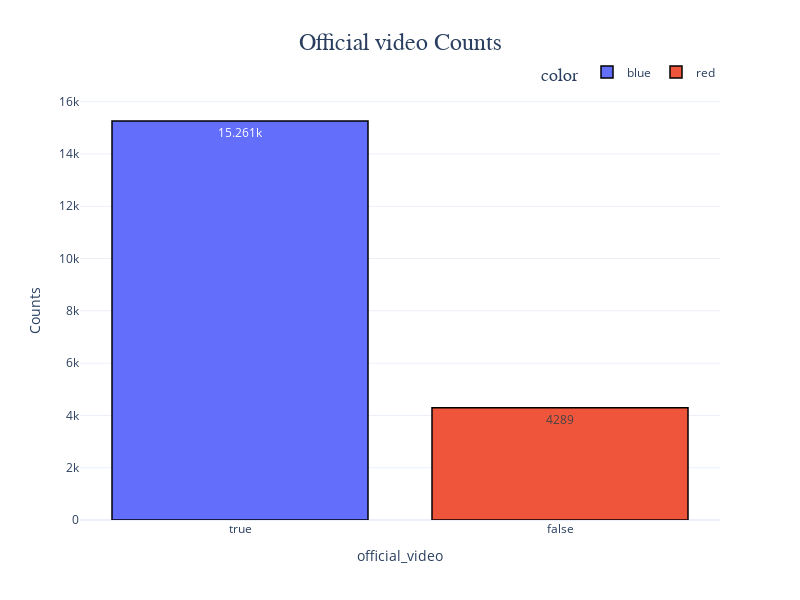

This figure's notebook cell:
### Code cell
official_video = official_video_count.index.tolist()
Not_official_video = official_video_count.values.tolist()

fig3 = px.bar(x=official_video, y=Not_official_video, title='Official video Counts', 
             labels={'x': 'official_video', 'y': 'Counts'}, 
             template='plotly_white',
             color=['blue' if value else 'red' for value in Licensed_count.index])

fig3.update_traces(texttemplate='%{y}', textposition='inside', 
                  marker_line_color='black', marker_line_width=1.5)

fig3.update_layout(legend=dict(orientation="h", yanchor="bottom", y=1.02, xanchor="right", x=1),
                  title_font=dict(size=24, family="Arial"),
                  legend_title_font=dict(size=18, family="Arial"),
                  title_x=0.5,
                  width=800,
                  height=600)

fig3.show()

### Figure 1 — Plotly figure (JSON) as saved in the notebook; plotly's stock layout.template omitted (floating-point values rounded to 4 significant figures)
{"data": [{"alignmentgroup": "True", "hovertemplate": "color=blue<br>official_video=%{x}<br>Counts=%{y}<extra></extra>", "legendgroup": "blue", "marker": {"color": "#636efa", "line": {"color": "black", "width": 1.5}, "pattern": {"shape": ""}}, "name": "blue", "offsetgroup": "blue", "orientation": "v", "showlegend": true, "textposition": "inside", "texttemplate": "%{y}", "type": "bar", "x": [true], "xaxis": "x", "y": [15261], "yaxis": "y"}, {"alignmentgroup": "True", "hovertemplate": "color=red<br>official_video=%{x}<br>Counts=%{y}<extra></extra>", "legendgroup": "red", "marker": {"color": "#EF553B", "line": {"color": "black", "width": 1.5}, "pattern": {"shape": ""}}, "name": "red", "offsetgroup": "red", "orientation": "v", "showlegend": true, "textposition": "inside", "texttemplate": "%{y}", "type": "bar", "x": [false], "xaxis": "x", "y": [4289], "yaxis": "y"}], "layout": {"barmode": "relative", "height": 600, "legend": {"orientation": "h", "title": {"font": {"family": "Arial", "size": 18}, "text": "color"}, "tracegroupgap": 0, "x": 1, "xanchor": "right", "y": 1.02, "yanchor": "bottom"}, "title": {"font": {"family": "Arial", "size": 24}, "text": "Official video Counts", "x": 0.5}, "width": 800, "xaxis": {"anchor": "y", "autorange": true, "domain": [0, 1], "range": [-0.5, 1.5], "title": {"text": "official_video"}, "type": "category"}, "yaxis": {"anchor": "x", "autorange": true, "domain": [0, 1], "range": [0, 16060.0], "title": {"text": "Counts"}, "type": "linear"}}}
